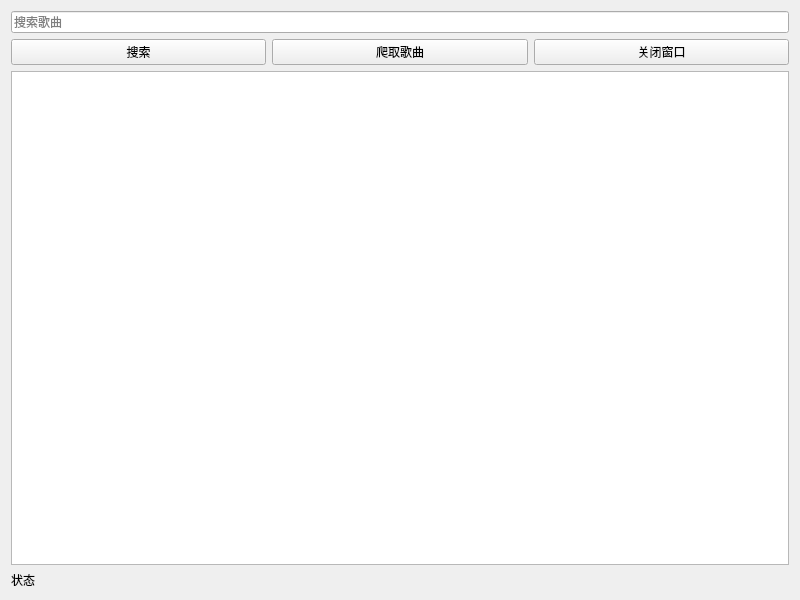
<?xml version="1.0" encoding="UTF-8"?>
<ui version="4.0">
 <class>Widget</class>
 <widget class="QWidget" name="Widget">
  <property name="geometry">
   <rect>
    <x>0</x>
    <y>0</y>
    <width>800</width>
    <height>600</height>
   </rect>
  </property>
  <property name="windowTitle">
   <string>Widget</string>
  </property>
  <layout class="QGridLayout" name="gridLayout">
   <item row="0" column="0" colspan="3">
    <widget class="QLineEdit" name="lineEdit_song">
     <property name="placeholderText">
      <string>搜索歌曲</string>
     </property>
    </widget>
   </item>
   <item row="1" column="0">
    <widget class="QPushButton" name="pushButton_search">
     <property name="text">
      <string>搜索</string>
     </property>
    </widget>
   </item>
   <item row="1" column="1">
    <widget class="QPushButton" name="pushButton_crawler">
     <property name="text">
      <string>爬取歌曲</string>
     </property>
    </widget>
   </item>
   <item row="1" column="2">
    <widget class="QPushButton" name="pushButton_close">
     <property name="text">
      <string>关闭窗口</string>
     </property>
    </widget>
   </item>
   <item row="2" column="0" colspan="3">
    <widget class="QTextEdit" name="textEdit"/>
   </item>
   <item row="3" column="0" colspan="3">
    <widget class="QLabel" name="label">
     <property name="text">
      <string>状态</string>
     </property>
    </widget>
   </item>
  </layout>
 </widget>
 <resources/>
 <connections/>
</ui>
